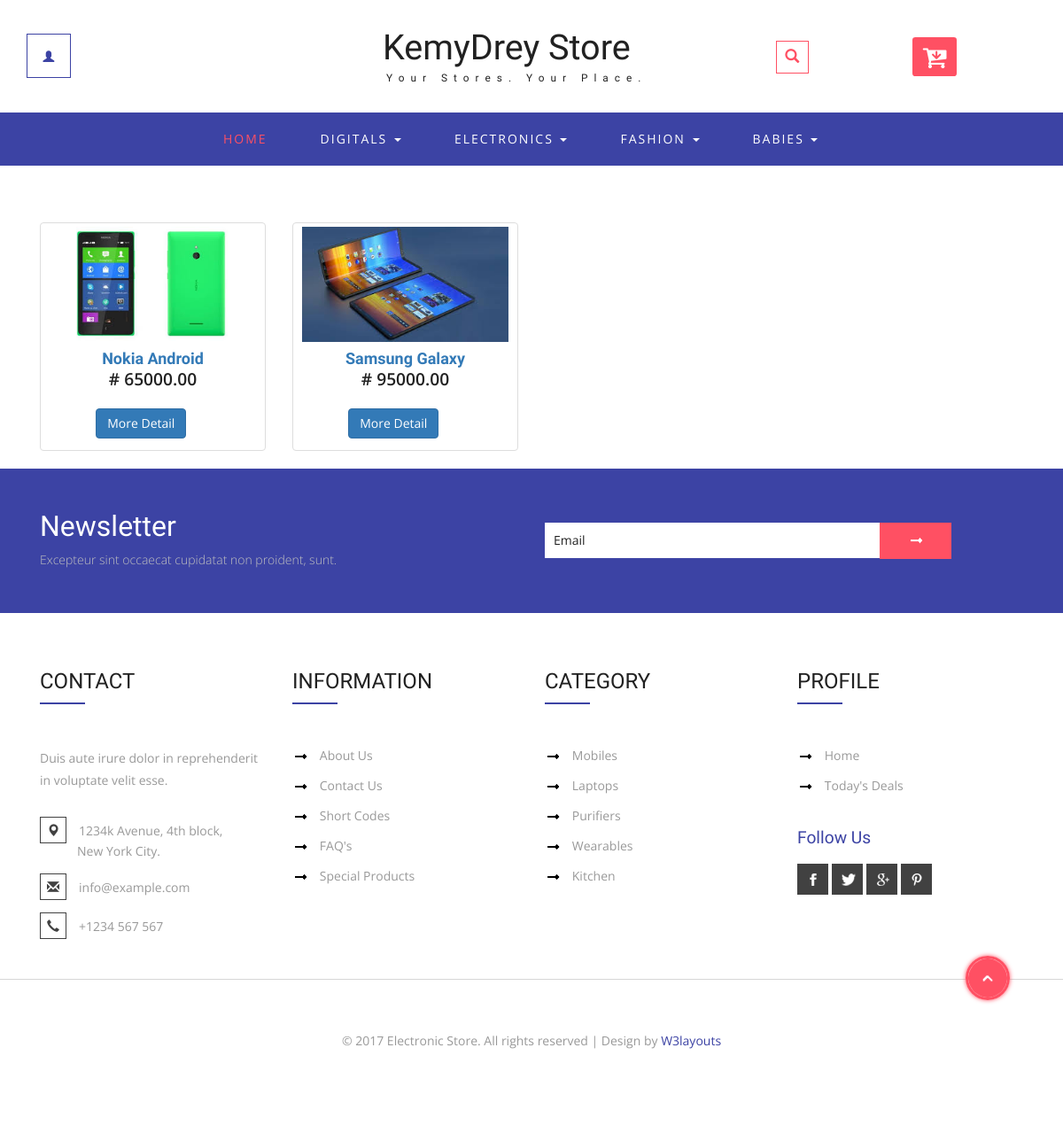
/items/androidPhones/, run on the app's committed database.
### onlineShop/models.py (models this page shows, shortened)
class Product(models.Model):
    main_category = models.ForeignKey(MainCategory, related_name='products', on_delete=models.SET_NULL, null=True)
    category = models.ForeignKey(Category, related_name='products', on_delete=models.SET_NULL, null=True)
    sub_category = models.ForeignKey(SubCategory, related_name='products', on_delete=models.SET_NULL, null=True)
    name = models.CharField(max_length=300)
    slug = models.SlugField(max_length=150, unique=False)
    description = models.TextField()
    brand = models.CharField(max_length=255, blank=True)
    quantity = models.PositiveIntegerField()
    available = models.BooleanField(default=True)
    image = models.ImageField(upload_to='products/', blank=True)
    manufacturer = models.CharField(max_length=300, blank=True)
    price = models.DecimalField(max_digits=15,decimal_places=2)
    created_at = models.DateTimeField(auto_now_add=True)
    updated_at = models.DateTimeField(auto_now=True)
    is_deleted = models.BooleanField(default=False)
    deleted_at = models.DateTimeField(blank=True, null=True)
    class Meta:
        ordering = ('name', )
        index_together = (('id', 'slug'),)

### onlineShop/views.py (the view)
# urls.py: path("items/androidPhones/", views.androidPage, name="androidphones"),
def androidPage(request):
    product = Product.objects.filter(available=True, is_deleted = False, sub_category__name = 'Android Phones')
    context = {
        'subcategories': product,
    }
    return render(request, "onlineShopTemplate/items/androidPhones.html", context)

### cart/context_processors.py (called while the page is built)
def cart(request):
    return {'cart': Cart(request)}

### onlineShop/Templates/onlineShopTemplate/items/androidPhones.html (shortened to what this page needs)
{% extends "onlineShopTemplate/layout.html" %}
 {% load static from staticfiles %}
 {% block content %}
	<div class="banner-bottom">
		<div class="container">
				{% for product in subcategories %}
                      <div class="col-md-3">
                     <div class="thumbnail modal_body_right_cart simpleCart_shelfItem">
                            <a href="#">
                                <img src="{% if product.image %} {{ product.image.url }} {% else %} {% static 'img/default.jpg' %} {% endif %}" alt="..." style="height: 130px; width: auto">
                            </a>
                            <div class="caption">
                                <h4 class="text-center font_weight_900">
                                    <a href="#">{{ product.name }}</a>
								</h4>
                                <p class="text-center" > # {{ product.price }}</p>
								<div class="row">
								<form action="#" method="post" class="col-md-6">
									<div class="row">
									<a class="w3ls-cart btn btn-primary col-md-offset-6" style="" href="{% url 'productDetails' product.id %}">More Detail</a>
									</div>
								</form>
                            </div>
							</div>
                        </div>
                      </div>
                  {% endfor %}
 {% endblock %}

### onlineShop/static/onlineShopStatic/css/utility.css (style rules this page uses)
.font_weight_900 { font-weight: 900 !important; }

### data on the page
Product: image (picture), name "Nokia Android", price "65000.00"
Product: image (picture), name "Samsung Galaxy", price "95000.00"
